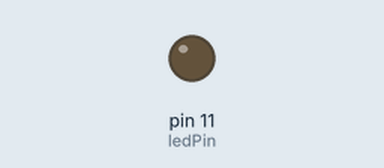
The sketch below on a simulated Arduino Uno, built with avr-gcc and run on an emulated ATmega328P. On the bench: output pins drawn as LEDs (lit = HIGH).

Above: at 0.12 s.
At 9.38 s:
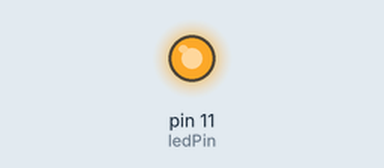
At 20.13 s:
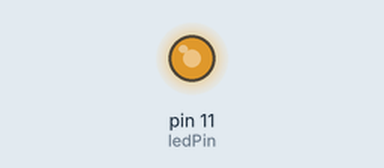
At 39.39 s:
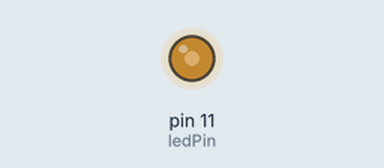
Timing chart, 0 to 40.0 s (numbered marks = the images above):
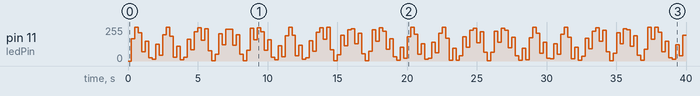

The sketch:

projeto_6_-_Led_pulsante.ino
```cpp
// projeto de led Pulsante ..


 int ledPin = 11;
 float sinVal;
 int ledVal;

void setup() {
  pinMode(ledPin, OUTPUT);
}

void loop() {
  for (int x=0; x<180; x++) {
    // converter graus em radianos e so depois obter o valo do seno
    sinVal = (sin(x*(3,1416/180)));
    ledVal = (sinVal*255);
    analogWrite(ledPin, ledVal);
    delay(250);
  }
}
```

Measured:
- by itself, pin 11 (ledPin): 0/255 → 167/255 at 0.25 s, → 252/255 0.25 s later, → 213/255 0.25 s later, → 69/255 0.25 s later, … (159 changes in this stretch)
